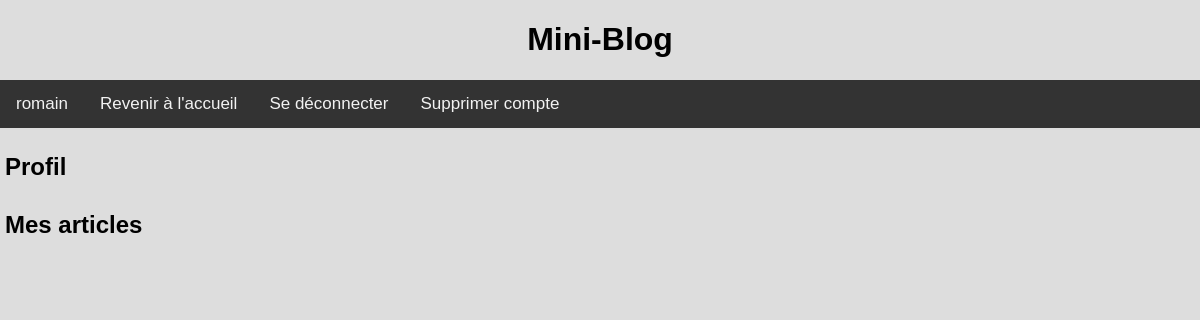
The page /page_perso (signed in) on the database as committed earlier.
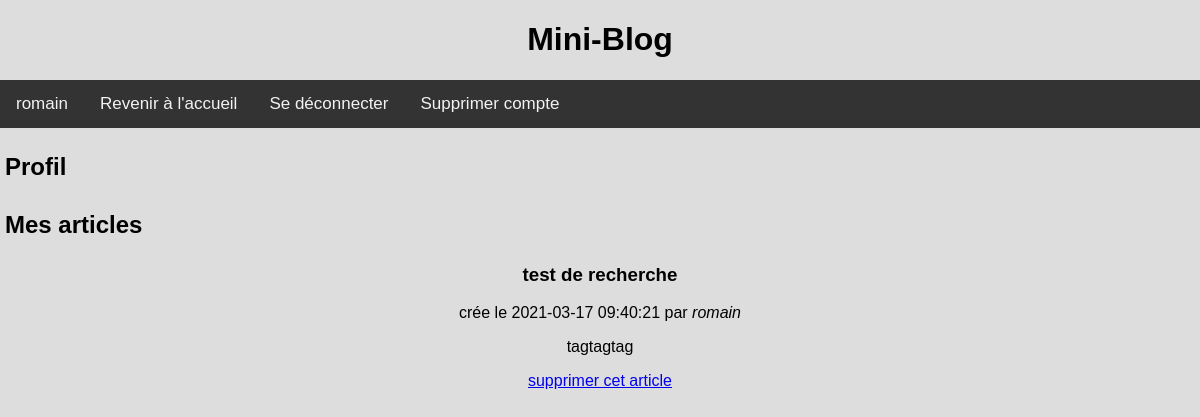
The same page on the database as committed later.
### tables this page shows
CREATE TABLE articles ( -- post
  id        INTEGER     PRIMARY KEY AUTOINCREMENT,
  auteur_id INTEGER     NOT NULL REFERENCES membres (id),
  cree_le   TIMESTAMP   NOT NULL DEFAULT CURRENT_TIMESTAMP,
  titre     VARCHAR(50) NOT NULL,
  contenu   TEXT        NOT NULL
);

### app.py (the view)
@app.route('/page_perso', methods=["GET", "POST"])
def page_perso():
    login = session['login']
    id = db.get_membre_id(login)
    return render_template('page_perso.html', user=login, mesarticles=db.recuperer_articles_membre(id))

### outils/data_base.py (called while the page is built)
    def get_membre_id(self, login):
        self.conn = sql.connect(self.dir)
        with self.conn as c:
            curs = c.execute("""SELECT id FROM membres WHERE (login = ?)""",
                             (login,)
            )
        id = curs.fetchone()
        if id:
            return id[0]
        return id

    def recuperer_articles_membre(self, id):
        self.conn = sql.connect(self.dir)
        with self.conn as c:
            curs = c.execute("""SELECT id AS id_article, cree_le, titre, contenu
                                FROM articles
                                WHERE (auteur_id = ?)
                                ORDER BY articles.cree_le DESC""",
                             (id,)
            )
        return curs.fetchall()

### templates/page_perso.html (shortened to what this page needs)
{% extends 'base.html' %}
{% block entete %}
  <h1 style="padding: 5px">{% block titre %}Profil{% endblock %}</h1>
{% endblock %}
{% block contenu %}
    {% if user %}
    <h1 style="padding:5px">Mes articles</h1>
      {% for article_id, cree_le, titre, contenu in mesarticles %}
          <center><article>
            <head>
              <h1>{{ titre }}</h1>
              <aside>
                crée le {{ cree_le }} par <em>{{ user }}</em>
              </aside>
            </head>
            <p class="contenu">{{ contenu }}</p>
            {% if 'login' in session and session['login'] == user %}
              <a href="{{ url_for('supprimer', id=article_id) }}">supprimer cet article</a>
            {% endif %}
          </article></center>
      {% endfor %}
    {% endif %}
{% endblock %}

Rows that differ between the two databases and show on the page:
added articles: titre "test de recherche", cree_le "2021-03-17 09:40:21", user "romain", contenu "tagtagtag"
